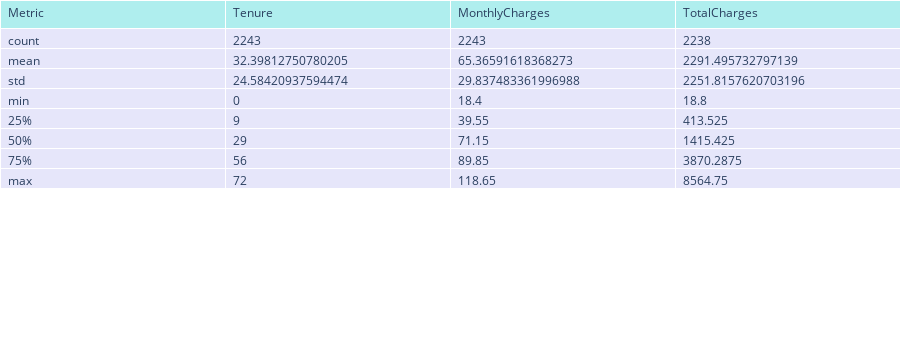

This figure's notebook cell:
### Code cell
data_summary = go.Figure(data=[go.Table(header=dict(values=list(data_summary_df.columns),fill_color='paleturquoise',
                align='left'),cells=dict(values=[data_summary_df.Metric, data_summary_df.Tenure, data_summary_df.MonthlyCharges, data_summary_df.TotalCharges],
               fill_color='lavender',align='left'))])
data_summary.update_layout(showlegend=False,autosize=True,margin=dict(t=0,b=0,l=0,r=0),height=350)

### Figure 1 — Plotly figure (JSON) as saved in the notebook; plotly's stock layout.template omitted (floating-point values rounded to 4 significant figures)
{"data": [{"cells": {"align": "left", "fill": {"color": "lavender"}, "values": [["count", "mean", "std", "min", "25%", "50%", "75%", "max"], [2243, 32.4, 24.58, 0, 9, 29, 56, 72], [2243, 65.37, 29.84, 18.4, 39.55, 71.15, 89.85, 118.7], [2238, 2291.0, 2252.0, 18.8, 413.5, 1415.0, 3870.0, 8565.0]]}, "header": {"align": "left", "fill": {"color": "paleturquoise"}, "values": ["Metric", "Tenure", "MonthlyCharges", "TotalCharges"]}, "type": "table"}], "layout": {"autosize": true, "height": 350, "margin": {"b": 0, "l": 0, "r": 0, "t": 0}, "showlegend": false}}
